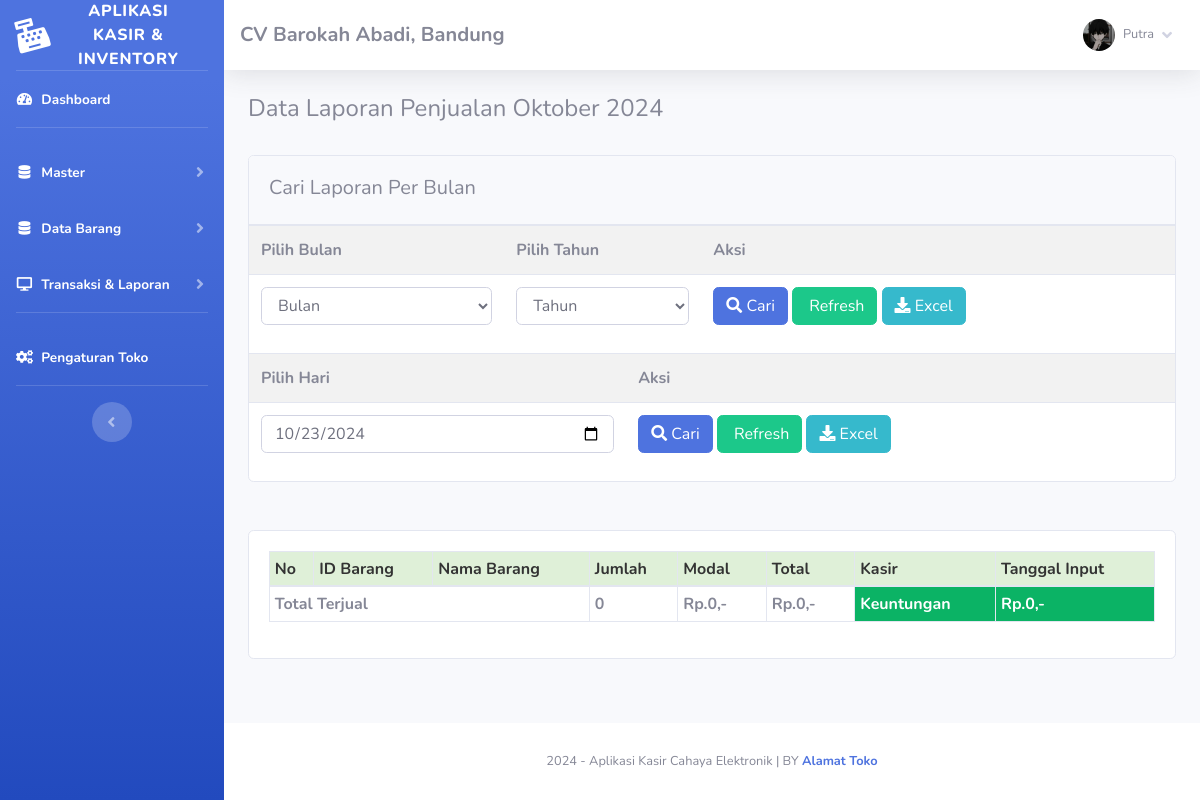
Page /index.php?page=laporan (signed in) on the earlier database version.
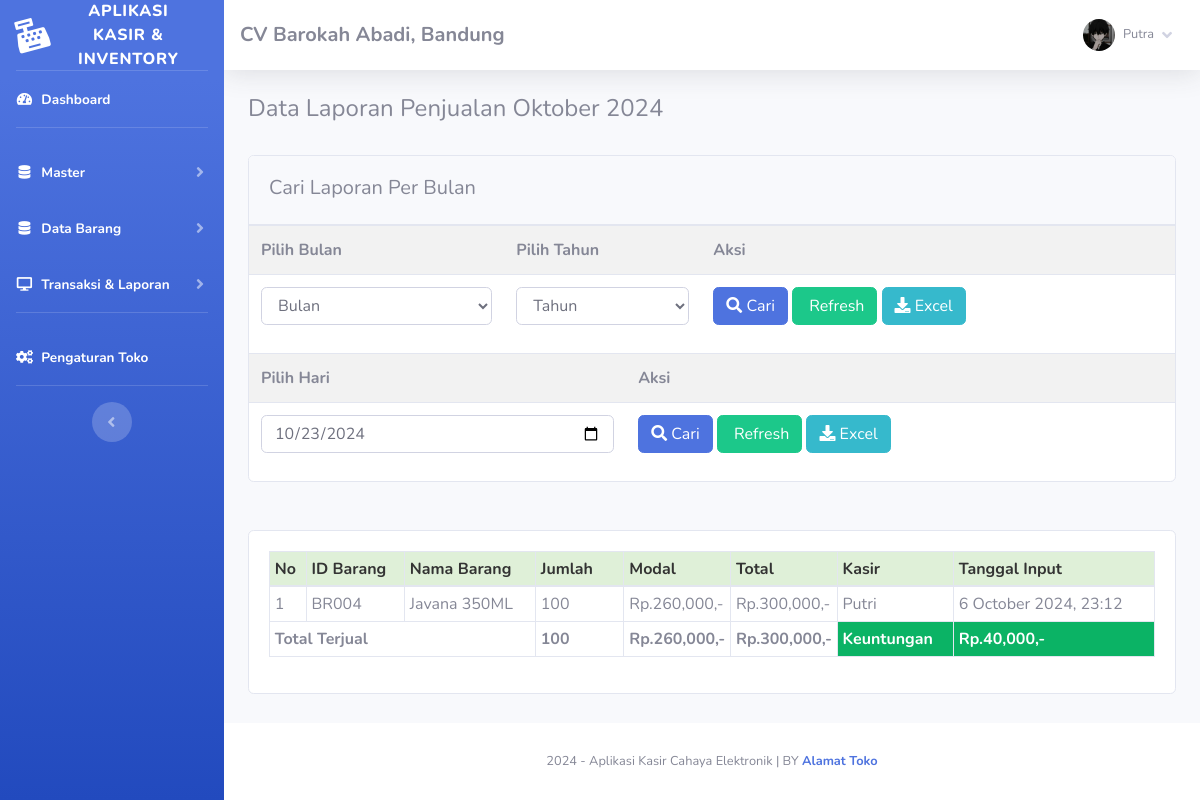
Same page on the later database version.
### tables this page shows
CREATE TABLE IF NOT EXISTS `nota` (
  `id_nota` int NOT NULL AUTO_INCREMENT,
  `id_barang` varchar(255) NOT NULL,
  `id_member` int NOT NULL,
  `jumlah` varchar(255) NOT NULL,
  `total` varchar(255) NOT NULL,
  `tanggal_input` varchar(255) NOT NULL,
  `periode` varchar(255) DEFAULT NULL,
  PRIMARY KEY (`id_nota`)
);

CREATE TABLE IF NOT EXISTS `barang` (
  `id` int NOT NULL AUTO_INCREMENT,
  `id_barang` varchar(255) NOT NULL,
  `id_kategori` int NOT NULL,
  `nama_barang` text NOT NULL,
  `merk` varchar(255) NOT NULL,
  `harga_beli` varchar(255) NOT NULL,
  `harga_jual` varchar(255) NOT NULL,
  `unit_id` int unsigned NOT NULL,
  `stok` text NOT NULL,
  PRIMARY KEY (`id`),
  KEY `barang(fk)kategori` (`id_kategori`),
  KEY `barang(fk)unit` (`unit_id`),
  CONSTRAINT `barang(fk)kategori` FOREIGN KEY (`id_kategori`) REFERENCES `kategori` (`id_kategori`),
  CONSTRAINT `barang(fk)unit` FOREIGN KEY (`unit_id`) REFERENCES `units` (`id`)
);

CREATE TABLE IF NOT EXISTS `member` (
  `id_member` int NOT NULL AUTO_INCREMENT,
  `nm_member` varchar(255) NOT NULL,
  `alamat_member` text NOT NULL,
  `telepon` varchar(255) NOT NULL,
  `email` varchar(255) NOT NULL,
  `gambar` text NOT NULL,
  `NIK` text NOT NULL,
  PRIMARY KEY (`id_member`)
);

### fungsi/view/view.php (called while the page is built, shortened)
<?php
class view
{
    protected $db;
    public function __construct($db)
    {
        $this->db = $db;
    }
    public function jual()
    {
        $sql = "SELECT nota.* , barang.id_barang, barang.nama_barang, barang.harga_beli, member.id_member,
                member.nm_member from nota
                left join barang on barang.id_barang=nota.id_barang
                left join member on member.id_member=nota.id_member
                where nota.periode = ?
                ORDER BY id_nota DESC";
        $row = $this->db->prepare($sql);
        $row->execute(array(date('m-Y')));
        $hasil = $row->fetchAll();
        return $hasil;
    }
}

### admin/module/laporan/index.php (the view, shortened to what the changed rows need)
 <?php
	$bulan_tes =array(
		'01'=>"Januari",
		'02'=>"Februari",
		'03'=>"Maret",
		'04'=>"April",
		'05'=>"Mei",
		'06'=>"Juni",
		'07'=>"Juli",
		'08'=>"Agustus",
		'09'=>"September",
		'10'=>"Oktober",
		'11'=>"November",
		'12'=>"Desember"
	);
?>
<div class="row">
	<div class="col-md-12">
		<h4>
			<?php if(!empty($_GET['cari'])){ ?>
			Data Laporan Penjualan <?= $bulan_tes[$_POST['bln']];?> <?= $_POST['thn'];?>
			<?php }elseif(!empty($_GET['hari'])){?>
			Data Laporan Penjualan <?= $_POST['hari'];?>
			<?php }else{?>
			Data Laporan Penjualan <?= $bulan_tes[date('m')];?> <?= date('Y');?>
			<?php }?>
		</h4>
		<br />
		<div class="card">
			<div class="card-header">
				<h5 class="card-title mt-2">Cari Laporan Per Bulan</h5>
			</div>
			<div class="card-body p-0">
				<form method="post" action="index.php?page=laporan&cari=ok">
					<table class="table table-striped">
						<tr>
							<th>
								Pilih Bulan
							</th>
							<th>
								Pilih Tahun
							</th>
							<th>
								Aksi
							</th>
						</tr>
						<tr>
							<td>
								<select name="bln" class="form-control">
									<option selected="selected">Bulan</option>
								</select>
							</td>
							<td>
							<?php
								echo "<select name='thn' class='form-control'>";
								echo '
								<option selected="selected">Tahun</option>';
								echo "</select>";
							?>
							</td>
							<td>
								<button class="btn btn-primary">
									<i class="fa fa-search"></i> Cari
								</button>
								<a href="index.php?page=laporan" class="btn btn-success">
									<i class="fa fa-refresh"></i> Refresh</a>
								<?php if(!empty($_GET['cari'])){?>
								<a href="excel.php?cari=yes&bln=<?=$_POST['bln'];?>&thn=<?=$_POST['thn'];?>"
									class="btn btn-info"><i class="fa fa-download"></i>
									Excel</a>
								<?php }else{?>
								<a href="excel.php" class="btn btn-info"><i class="fa fa-download"></i>
									Excel</a>
								<?php }?>
							</td>
						</tr>
					</table>
				</form>
				<form method="post" action="index.php?page=laporan&hari=cek">
					<table class="table table-striped">
						<tr>
							<th>
								Pilih Hari
							</th>
							<th>
								Aksi
							</th>
						</tr>
						<tr>
							<td>
								<input type="date" value="<?= date('Y-m-d');?>" class="form-control" name="hari">
							</td>
							<td>
								<button class="btn btn-primary">
									<i class="fa fa-search"></i> Cari
								</button>
								<a href="index.php?page=laporan" class="btn btn-success">
									<i class="fa fa-refresh"></i> Refresh</a>
								<?php if(!empty($_GET['hari'])){?>
								<a href="excel.php?hari=cek&tgl=<?= $_POST['hari'];?>" class="btn btn-info"><i
										class="fa fa-download"></i>
									Excel</a>
								<?php }else{?>
								<a href="excel.php" class="btn btn-info"><i class="fa fa-download"></i>
									Excel</a>
								<?php }?>
							</td>
						</tr>
					</table>
				</form>
			</div>
		</div>
         <br />
         <br />
		<div class="card">
			<div class="card-body">
				<div class="table-responsive">
					<table class="table table-bordered w-100 table-sm" id="example1">
						<thead>
							<tr style="background:#DFF0D8;color:#333;">
								<th> No</th>
								<th> ID Barang</th>
								<th> Nama Barang</th>
								<th style="width:10%;"> Jumlah</th>
								<th style="width:10%;"> Modal</th>
								<th style="width:10%;"> Total</th>
								<th> Kasir</th>
								<th> Tanggal Input</th>
							</tr>
						</thead>
						<tbody>
							<?php
								$no=1;
								if(!empty($_GET['cari'])){
									$periode = $_POST['bln'].'-'.$_POST['thn'];
									$no=1;
									$jumlah = 0;
									$bayar = 0;
									$hasil = $lihat -> periode_jual($periode);
								}elseif(!empty($_GET['hari'])){
									$hari = $_POST['hari'];
									$no=1;
									$jumlah = 0;
									$bayar = 0;
									$hasil = $lihat -> hari_jual($hari);
								}else{
									$hasil = $lihat -> jual();
								}
							?>
							<?php
								$bayar = 0;
								$jumlah = 0;
								$modal = 0;
								foreach($hasil as $isi){
									$bayar += $isi['total'];
									$modal += $isi['harga_beli']* $isi['jumlah'];
									$jumlah += $isi['jumlah'];
							?>
							<tr>
								<td><?php echo $no;?></td>
								<td><?php echo $isi['id_barang'];?></td>
								<td><?php echo $isi['nama_barang'];?></td>
								<td><?php echo $isi['jumlah'];?> </td>
								<td>Rp.<?php echo number_format($isi['harga_beli']* $isi['jumlah']);?>,-</td>
								<td>Rp.<?php echo number_format($isi['total']);?>,-</td>
								<td><?php echo $isi['nm_member'];?></td>
								<td><?php echo $isi['tanggal_input'];?></td>
							</tr>
							<?php $no++; }?>
						</tbody>
						<tfoot>
							<tr>
								<th colspan="3">Total Terjual</td>
								<th><?php echo $jumlah;?></td>
								<th>Rp.<?php echo number_format($modal);?>,-</th>
								<th>Rp.<?php echo number_format($bayar);?>,-</th>
								<th style="background:#0bb365;color:#fff;">Keuntungan</th>
								<th style="background:#0bb365;color:#fff;">
									Rp.<?php echo number_format($bayar-$modal);?>,-</th>
							</tr>
						</tfoot>
					</table>
				</div>
			</div>
		</div>
     </div>
 </div>

Differences in the rows shown:
added nota: barang.id_barang "BR004", barang.nama_barang "Javana 350ML", jumlah "100", $isi['harga_beli']*$isi['jumlah'] "260,000", total "300,000", id_member.nm_member "Putri", tanggal_input "6 October 2024, 23:12"
Other differences:
$jumlah: "0" → "100"
$modal: "0" → "260,000"
$bayar: "0" → "300,000"
$bayar-$modal: "0" → "40,000"
